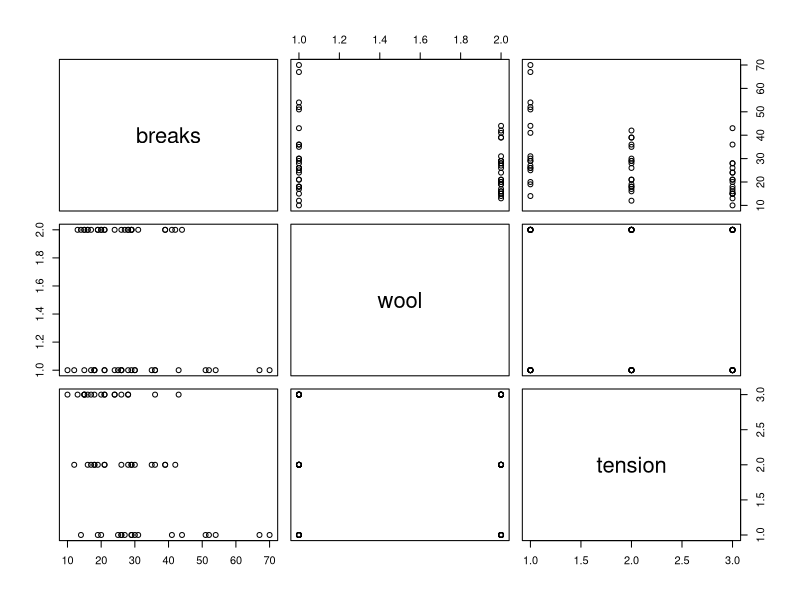
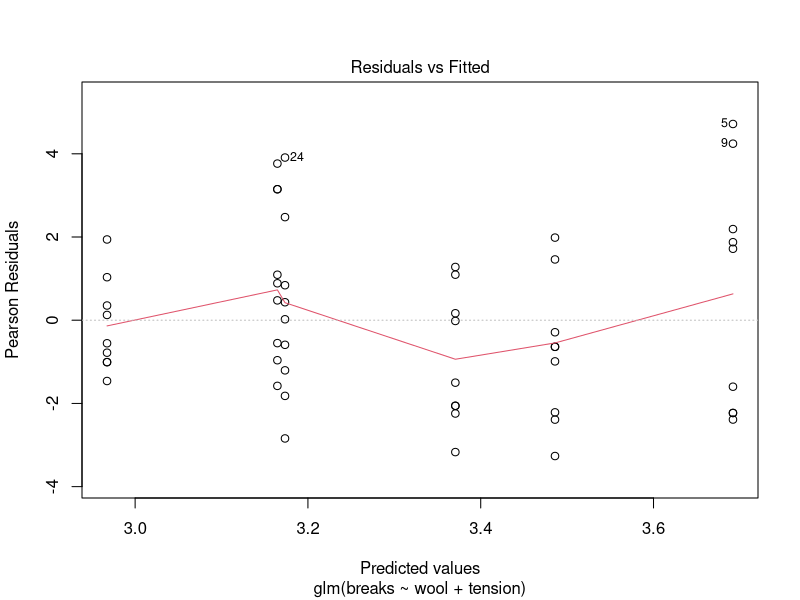
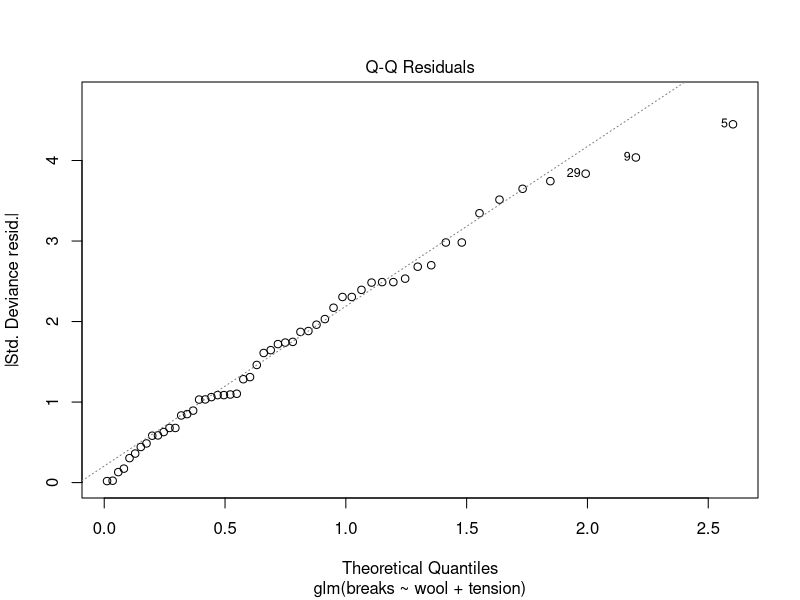
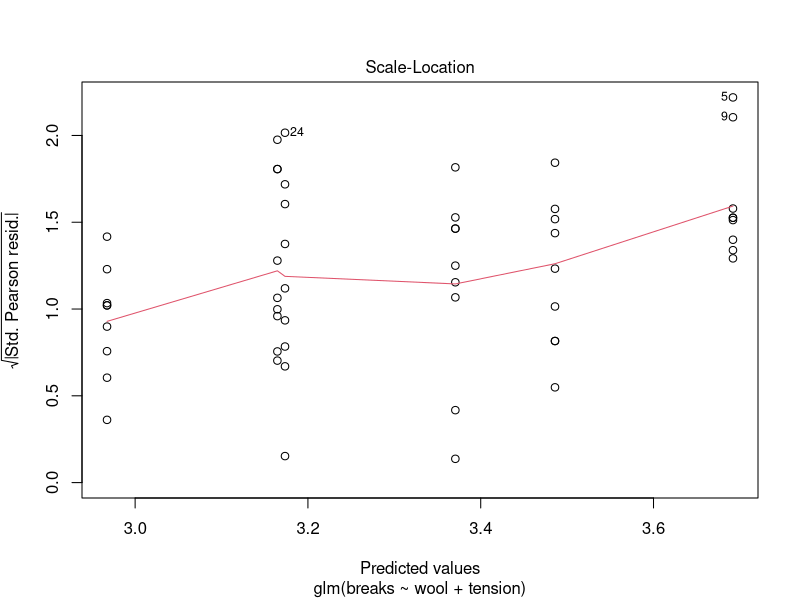
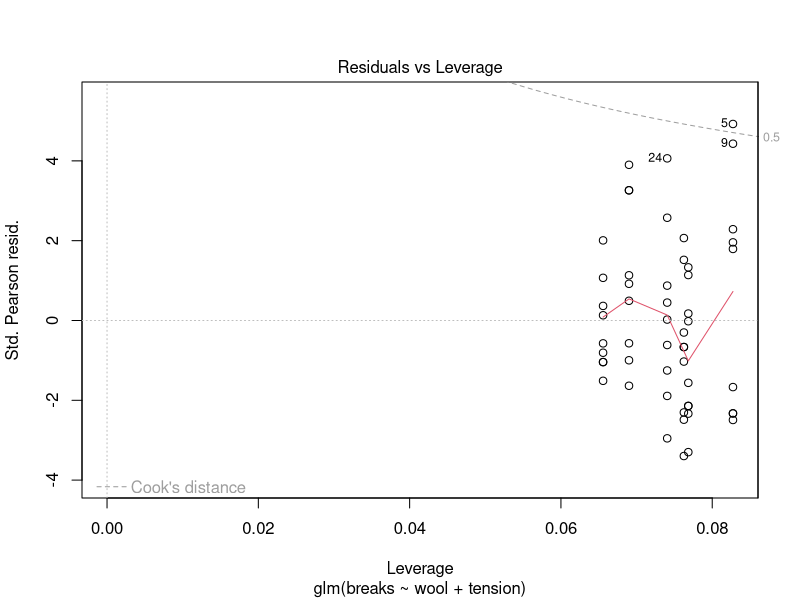

Reproduce these figures in R, in order.
input <- warpbreaks
print(head(input))
plot(input)

output <- glm(formula = breaks ~ wool + tension, data = warpbreaks,
              family = poisson)
print(summary(output))
plot(output)